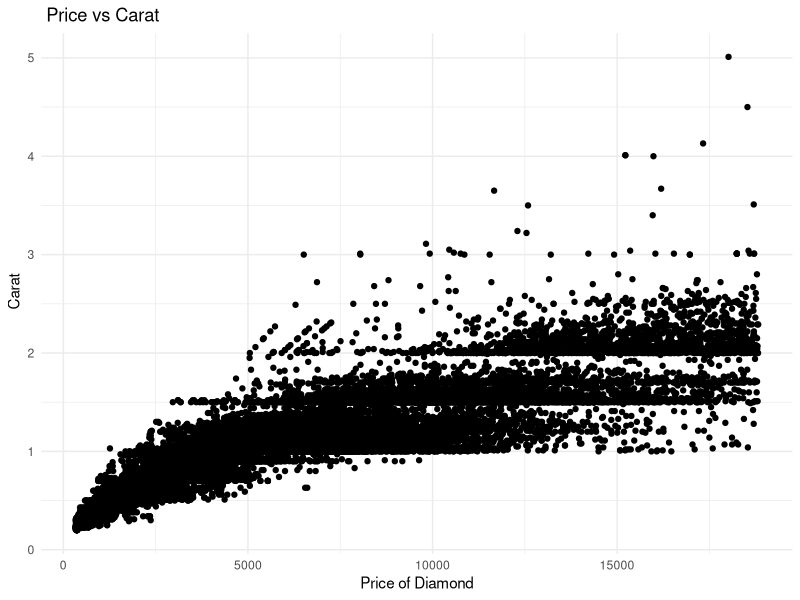

Write the R code that produced this figure. (Note: this script raises an error after producing the figure.)
## ---- chunk 1
### In this code chunk, start with the diamonds dataset (built in to
### ggplot2 package) and create a plot of price vs. carat (or some other
### variables of your choice)
library(ggplot2)
data("diamonds")

ggplot(data=diamonds, aes(x=price, y=carat))+
         geom_point()+
         labs(title =" Price vs Carat", x = "Price of Diamond", y=" Carat")+
         theme_minimal()
       


## ---- chunk 2
### In this code chunk, start with the diamonds dataset (built in to
### ggplot2 package) and create a subset based on filtering, e.g., 
### size greater than 1 carat or cut is "Ideal"

library(ggplot2)

# Filter the diamonds dataset where carat equals 1
diamonds_new <- diamonds |> 
  filter(carat >= 1)


## ---- chunk 3

sarayu_model<-lm(carat~depth+table+price, data=diamonds)
summary(sarayu_model)

## ---- chunk 4
### Both partners - delete this comment, then write some code here
### to plot, summarize, calculate something simple using the diamonds
### dataset.



